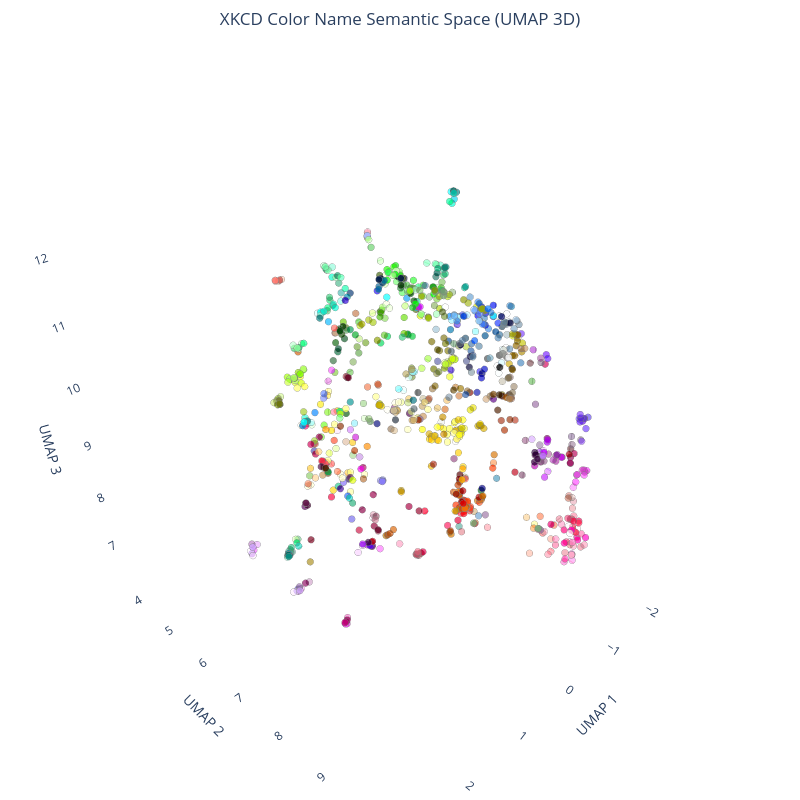

Here is the notebook cell this chart was saved with:
### Code cell
# 5. 使用 Plotly 繪製交互式 3D 圖表
fig = px.scatter_3d(
    df, 
    x='x', y='y', z='z',
    color='hex',                # 指定顏色依據 hex 欄位
    color_discrete_map="identity", # 重要：這行告訴 Plotly 直接使用 hex 字串作為顏色
    hover_name='color',    # 懸停時顯示顏色名稱
    hover_data={'hex': True, 'x': False, 'y': False, 'z': False},
    title='XKCD Color Name Semantic Space (UMAP 3D)',
    labels={'x': 'UMAP 1', 'y': 'UMAP 2', 'z': 'UMAP 3'}
)

# 優化視覺效果
fig.update_traces(marker=dict(size=4, opacity=0.8, line=dict(width=0.5, color='gray')))
fig.update_layout(
    autosize=False,
    width=800,
    height=800,
    scene=dict(
        # 固定座標軸比例為 1:1:1，確保視覺上是正立方體
        aspectmode='cube', 
        xaxis=dict(title='UMAP 1'),
        yaxis=dict(title='UMAP 2'),
        zaxis=dict(title='UMAP 3'),
        xaxis_backgroundcolor="rgba(200, 200, 200, 0.1)",
        yaxis_backgroundcolor="rgba(200, 200, 200, 0.1)",
        zaxis_backgroundcolor="rgba(200, 200, 200, 0.1)"
    ),
    margin=dict(l=0, r=0, b=0, t=50), # 減少邊距讓圖表更大
    title_x=0.5 # 標題置中
)

# 顯示圖表
fig.show()
